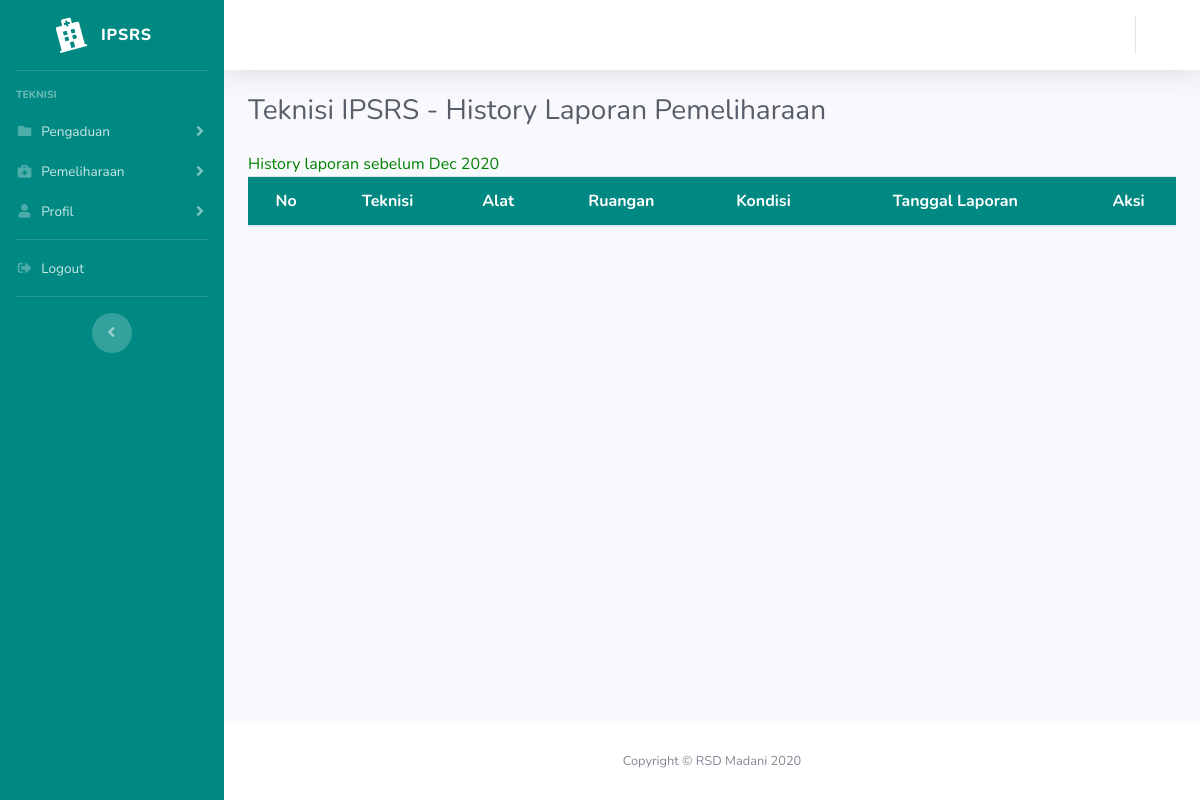
/index.php/teknisi/ceklappem, run on an earlier commit of the app's database.
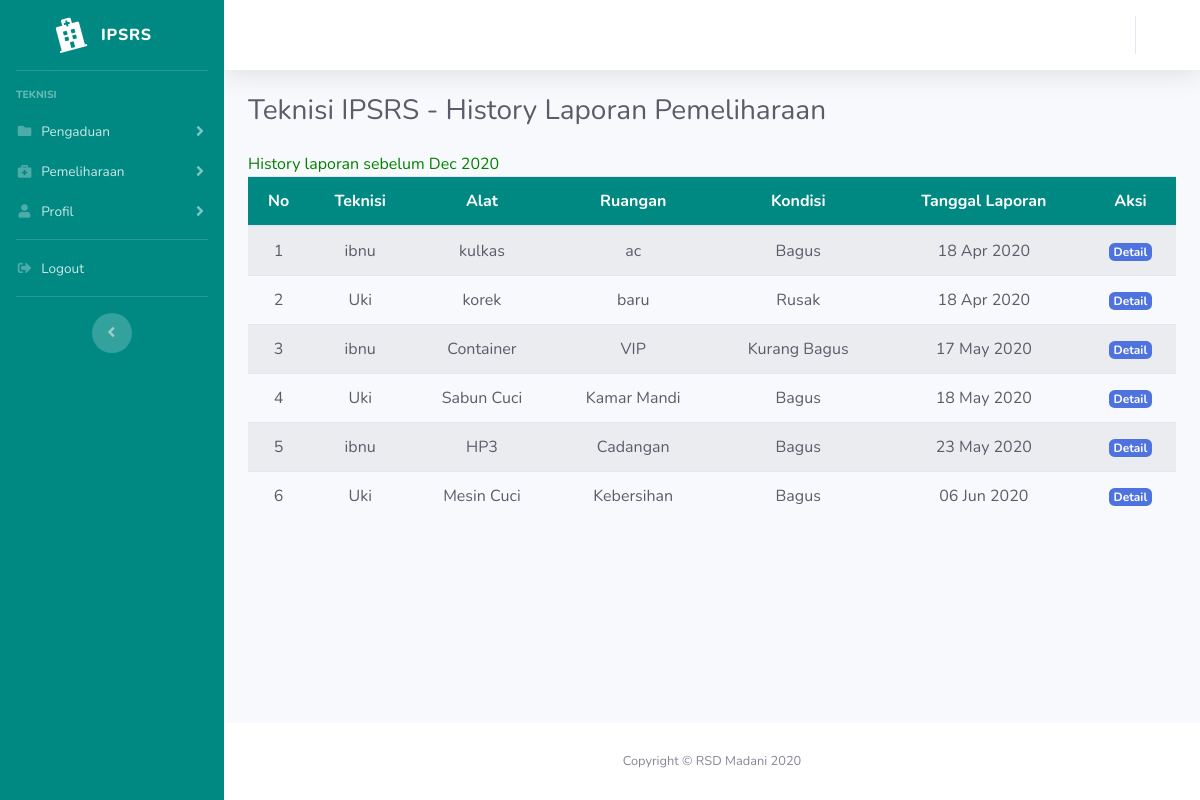
And on a later commit of the database.
### tables this page shows
CREATE TABLE `history_lappem` (
  `id` int(11) NOT NULL,
  `user_id` varchar(16) NOT NULL,
  `nama_alat` varchar(128) NOT NULL,
  `ruangan` varchar(128) NOT NULL,
  `suhu` int(4) NOT NULL,
  `kelembaban` int(4) NOT NULL,
  `tegangan` varchar(16) NOT NULL,
  `daya_semu` varchar(16) NOT NULL,
  `daya_aktif` varchar(16) NOT NULL,
  `daya_reaktif` varchar(16) NOT NULL,
  `kondisi_fisik` varchar(16) NOT NULL,
  `ket_kondisi_fisik` varchar(10000) NOT NULL,
  `date_created` date NOT NULL,
  `expired` date NOT NULL
);

CREATE TABLE `user` (
  `id` int(11) NOT NULL,
  `nama` varchar(128) NOT NULL,
  `username` varchar(128) NOT NULL,
  `email` varchar(128) NOT NULL,
  `lvl` varchar(50) NOT NULL,
  `image` varchar(128) NOT NULL,
  `password` varchar(256) NOT NULL,
  `role_id` int(11) NOT NULL,
  `is_active` int(1) NOT NULL,
  `date_created` int(11) NOT NULL
);

### application/controllers/Teknisi.php (called while the page is built, shortened)
<?php
class Teknisi extends CI_Controller
{
    public function __construct()
    {
        $this->load->model('User_model');
        $this->load->model('Admin_model');
        $this->load->library('form_validation');
    }
    public function ceklappem()
    {
        $data['title'] = 'Teknisi IPSRS - History Laporan Pemeliharaan';
        $data['user'] = $this->db->get_where('user', ['username' => $this->session->userdata('username')])->row_array();
        $data['lappem'] = $this->db->query('select history_lappem.id as lpid, history_lappem.date_created as lpdc, history_lappem.*, user.* from history_lappem, user where history_lappem.user_id = user.id')->result();
        $this->load->view('templates/header', $data);
        $this->load->view('templates/sidebart', $data);
        $this->load->view('templates/topbar', $data);
        $this->load->view('teknisi/ceklappem', $data);
        $this->load->view('templates/footer');
    }
}

### index.php (called while the page is built, shortened)
<?php
require_once BASEPATH.'core/CodeIgniter.php';

### application/views/teknisi/ceklappem.php (the view, shortened to what this page needs)
<div class="container-fluid">
    <h1 class="h3 mb-4 text-gray-800"><?= $title; ?></h1>
    <table class="table table-striped text-dark text-center">
    <?php
        $alldate = date_create();
        echo '<span style="color: green;">History laporan sebelum ' . date_format($alldate, 'M Y') . "</span>";
        ?>
        <thead style="background-color:#008983; color:#ffffff">
            <tr>
                <th scope="col">No</th>
                <th scope="col">Teknisi</th>
                <th scope="col">Alat</th>
                <th scope="col">Ruangan</th>
                <th scope="col">Kondisi</th>
                <th scope="col">Tanggal Laporan</th>
                <th scope="col">Aksi</th>
            </tr>
        </thead>
        <tbody>
            <?php $i = 1; ?>
            <?php foreach ($lappem as $lp) : ?>
                <tr>
                    <td scope="row"><?= $i; ?></td>
                    <td><?= $lp->nama; ?></td>
                    <td><?= $lp->nama_alat; ?></td>
                    <td><?= $lp->ruangan; ?></td>
                    <td><?= $lp->kondisi_fisik; ?></td>
                    <td><?php
                        $myd = date_create($lp->lpdc);
                        echo date_format($myd, 'd M Y');
                        ?></td>
                    <td>
                        <a href="javascript:;" id="btn-detail-laporan" <?php
                                                                        foreach ($lp as $key => $val) {
                                                                            echo 'data-' . $key . '="' . $val . '"';
                                                                        }
                                                                        ?> data-toggle="modal" data-target="#modal-detail-laporan" class="badge badge-primary">Detail</a>
                    </td>
                </tr>
                <?php $i++; ?>
            <?php endforeach; ?>
        </tbody>
    </table>
</div>
</div>

What changed in the data, as far as the page shows it:
now on this page (row edited): history_lappem: user.nama "ibnu", nama_alat "kulkas", ruangan "ac", kondisi_fisik "Bagus", date_created "18 Apr 2020"
now on this page (row edited): history_lappem: user.nama "Uki", nama_alat "korek", ruangan "baru", kondisi_fisik "Rusak", date_created "18 Apr 2020"
now on this page (row edited): history_lappem: user.nama "ibnu", nama_alat "Container", ruangan "VIP", kondisi_fisik "Kurang Bagus", date_created "17 May 2020"
now on this page (row edited): history_lappem: user.nama "Uki", nama_alat "Sabun Cuci", ruangan "Kamar Mandi", kondisi_fisik "Bagus", date_created "18 May 2020"
now on this page (row edited): history_lappem: user.nama "ibnu", nama_alat "HP3", ruangan "Cadangan", kondisi_fisik "Bagus", date_created "23 May 2020"
now on this page (row edited): history_lappem: user.nama "Uki", nama_alat "Mesin Cuci", ruangan "Kebersihan", kondisi_fisik "Bagus", date_created "06 Jun 2020"
